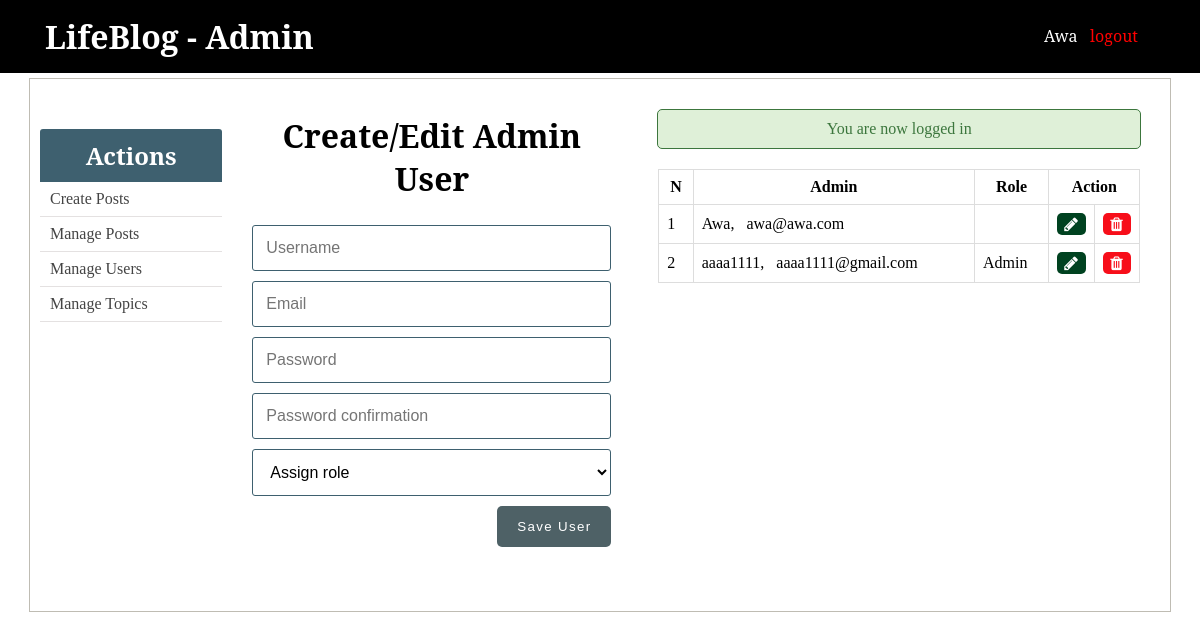
The page /admin/users.php (signed in) on the database its author committed.
### tables this page shows
CREATE TABLE `users` (
  `id` int(11) NOT NULL,
  `username` varchar(255) NOT NULL,
  `email` varchar(255) NOT NULL,
  `role` enum('Author','Admin') DEFAULT NULL,
  `password` varchar(255) NOT NULL,
  `created_at` timestamp NULL DEFAULT CURRENT_TIMESTAMP,
  `updated_at` timestamp NULL DEFAULT NULL
);

### admin/includes/admin_functions.php (called while the page is built, shortened)
<?php
$isEditingUser = false;
$username = "";
$email = "";
function getAdminUsers(){
	global $conn, $roles;
	$sql = "SELECT * FROM users WHERE role IS NOT NULL";
	$result = mysqli_query($conn, $sql);
	$users = mysqli_fetch_all($result, MYSQLI_ASSOC);
	return $users;
}
?>

### admin/users.php (the view, shortened to what this page needs)
<?php  include('../config.php'); ?>
<?php  include(ROOT_PATH . '/admin/includes/admin_functions.php'); ?>
<?php
	$admins = getAdminUsers();
?>
<?php include(ROOT_PATH . '/admin/includes/head_section.php'); ?>
</head>
<body>
	<?php include(ROOT_PATH . '/admin/includes/navbar.php') ?>
	<div class="container content">
		<?php include(ROOT_PATH . '/admin/includes/menu.php') ?>
		<div class="action">
			<h1 class="page-title">Create/Edit Admin User</h1>
			<form method="post" action="<?php echo BASE_URL . 'admin/users.php'; ?>" >
				<input type="text" name="username" value="<?php echo $username; ?>" placeholder="Username">
				<input type="email" name="email" value="<?php echo $email ?>" placeholder="Email">
				<input type="password" name="password" placeholder="Password">
				<input type="password" name="passwordConfirmation" placeholder="Password confirmation">
				<select name="role">
					<option value="" selected disabled>Assign role</option>
				</select>
				<?php if ($isEditingUser === true): ?>
					<button type="submit" class="btn" name="update_admin">UPDATE</button>
				<?php else: ?>
					<button type="submit" class="btn" name="create_admin">Save User</button>
				<?php endif ?>
			</form>
		</div>
		<div class="table-div">
			<?php include(ROOT_PATH . '/includes/messages.php') ?>
			<?php if (empty($admins)): ?>
				<h1>No admins in the database.</h1>
			<?php else: ?>
				<table class="table">
					<thead>
						<th>N</th>
						<th>Admin</th>
						<th>Role</th>
						<th colspan="2">Action</th>
					</thead>
					<tbody>
					<?php foreach ($admins as $key => $admin): ?>
						<tr>
							<td><?php echo $key + 1; ?></td>
							<td>
								<?php echo $admin['username']; ?>, &nbsp;
								<?php echo $admin['email']; ?>
							</td>
							<td><?php echo $admin['role']; ?></td>
							<td>
								<a class="fa fa-pencil btn edit"
									href="users.php?edit-admin=<?php echo $admin['id'] ?>">
								</a>
							</td>
							<td>
								<a class="fa fa-trash btn delete"
								    href="users.php?delete-admin=<?php echo $admin['id'] ?>">
								</a>
							</td>
						</tr>
					<?php endforeach ?>
					</tbody>
				</table>
			<?php endif ?>
		</div>
	</div>
</body>
</html>

### css/admin_styling.css (style rules this page uses)
* { margin: 0px; padding: 0px; }
a { text-decoration: none; }
h1, h2, h3, h4, h5, h6 { font-family: 'Noto Serif', serif; }
form { width: 60%; margin: 5px auto; padding-bottom: 50px; }
form input[type=file], input[type=email], input[type=password], input[type=text], form select, form textarea { width: 100%; display: block; padding: 13px 13px; font-size: 1em; margin: 5px auto 10px; border-radius: 3px; box-sizing : border-box; background: transparent; border: 1px solid #3E606F; }
form button { float: right; margin-left: 24%; }
table { border-collapse: collapse; width: 70%; margin: 20px auto; }
th, td { padding: 8px; text-align: left; border: 1px solid #ddd; }
th { text-align: center; }
.btn { color: white; background: #4E6166; text-align: center; border: none; border-radius: 5px; display: block; letter-spacing: .1em; padding: 13px 20px; text-decoration: none; }
.container { width: 95%; margin: 5px auto 50px; border: 1px solid #BFBCB3; padding: 10px 0px 50px; }
.container:after { content: ""; display: block; clear: both; }
.container.content .action { width: 35%; float: left; text-align: center; }
.container.content .action form { width: 90%; }
.container.content .action .page-title { margin: 25px; }
.table-div { float: left; width: 47%; }
.table-div table { width: 90%; }
.table-div a.fa { color: white; padding: 3px; }
.table-div .edit { background: #004220; }
.table-div .delete { background: #F70E1A; }

### rows shown on the page
users: username "Awa", email "awa@awa.com"
users: username "aaaa1111", email "aaaa1111@gmail.com", role "Admin"

### other values the page prints
$_SESSION['user']['username'] "Awa"
$_SESSION['message'] "You are now logged in"
